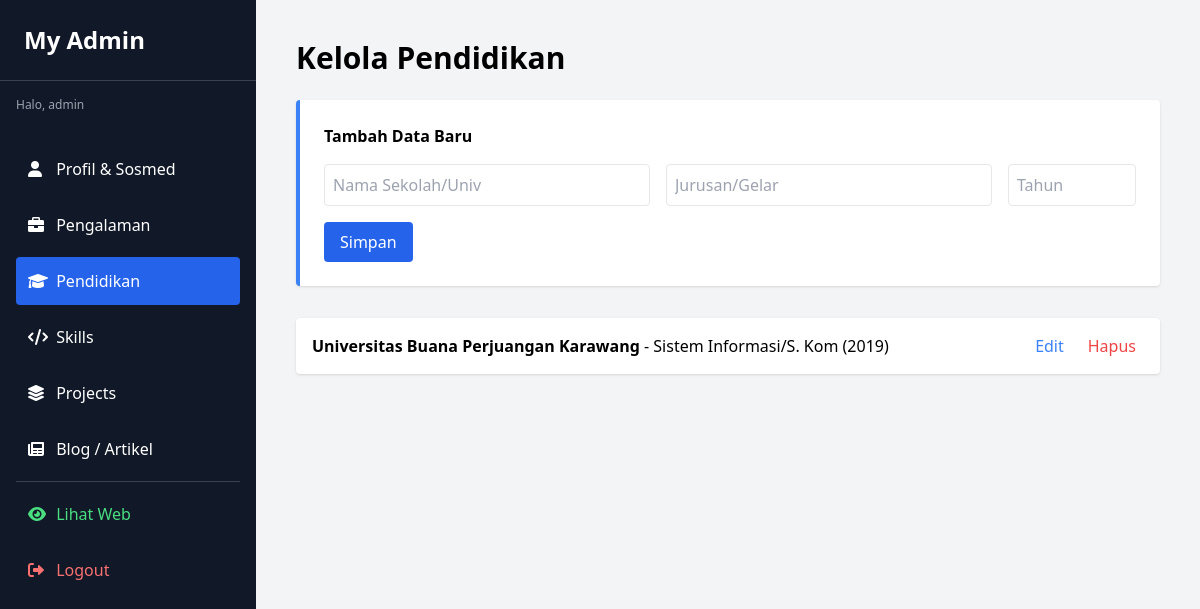
Page /admin.php?tab=education (signed in) on the committed database.
### tables this page shows
CREATE TABLE `education` (
  `id` int(11) NOT NULL,
  `school_name` varchar(100) DEFAULT NULL,
  `degree` varchar(100) DEFAULT NULL,
  `year_range` varchar(50) DEFAULT NULL
);

### admin.php (the view, shortened to what this page needs)
<?php
include 'db.php';
$tab = isset($_GET['tab']) ? $_GET['tab'] : 'profile';
$editData = null;
?>
<!DOCTYPE html>
<html lang="id">
<head>
    <script src="https://cdn.tailwindcss.com"></script>
    <link href="https://cdnjs.cloudflare.com/ajax/libs/font-awesome/6.0.0/css/all.min.css" rel="stylesheet">
</head>
<body class="bg-gray-100 flex min-h-screen">
    <aside class="w-64 bg-gray-900 text-white flex flex-col fixed h-full overflow-y-auto z-10">
        <div class="p-6 text-2xl font-bold border-b border-gray-700">My Admin</div>
        <div class="p-4 text-xs text-gray-400">Halo, <?php echo $_SESSION['admin_name']; ?></div>
        <nav class="flex-1 p-4 space-y-2">
            <a href="?tab=profile" class="block p-3 rounded hover:bg-gray-700 <?php echo $tab=='profile'?'bg-blue-600':''; ?>"><i class="fas fa-user w-6"></i> Profil & Sosmed</a>
            <a href="?tab=experience" class="block p-3 rounded hover:bg-gray-700 <?php echo $tab=='experience'?'bg-blue-600':''; ?>"><i class="fas fa-briefcase w-6"></i> Pengalaman</a>
            <a href="?tab=education" class="block p-3 rounded hover:bg-gray-700 <?php echo $tab=='education'?'bg-blue-600':''; ?>"><i class="fas fa-graduation-cap w-6"></i> Pendidikan</a>
            <a href="?tab=skills" class="block p-3 rounded hover:bg-gray-700 <?php echo $tab=='skills'?'bg-blue-600':''; ?>"><i class="fas fa-code w-6"></i> Skills</a>
            <a href="?tab=projects" class="block p-3 rounded hover:bg-gray-700 <?php echo $tab=='projects'?'bg-blue-600':''; ?>"><i class="fas fa-layer-group w-6"></i> Projects</a>
            <a href="?tab=blog" class="block p-3 rounded hover:bg-gray-700 <?php echo $tab=='blog'?'bg-blue-600':''; ?>"><i class="fas fa-newspaper w-6"></i> Blog / Artikel</a>
            <hr class="border-gray-700 my-4">
            <a href="index.php" target="_blank" class="block p-3 rounded text-green-400 hover:bg-gray-700 mt-10"><i class="fas fa-eye w-6"></i> Lihat Web</a>
            <a href="logout.php" class="block p-3 rounded text-red-400 hover:bg-gray-700" onclick="return confirm('Yakin ingin keluar?')"><i class="fas fa-sign-out-alt w-6"></i> Logout</a>
        </nav>
    </aside>
    <main class="flex-1 p-10 ml-64">
        <?php if($tab == 'education'): ?>
            <h2 class="text-3xl font-bold mb-6">Kelola Pendidikan</h2>
            <form action="process.php" method="POST" class="bg-white p-6 rounded shadow mb-8 flex flex-col gap-4 border-l-4 border-blue-500">
                <div class="font-bold"><?php echo $editData ? 'Edit Data' : 'Tambah Data Baru'; ?></div>
                <div class="flex gap-4">
                    <input name="school_name" value="<?php echo $editData ? $editData['school_name'] : ''; ?>" placeholder="Nama Sekolah/Univ" class="border p-2 rounded flex-1" required>
                    <input name="degree" value="<?php echo $editData ? $editData['degree'] : ''; ?>" placeholder="Jurusan/Gelar" class="border p-2 rounded flex-1" required>
                    <input name="year_range" value="<?php echo $editData ? $editData['year_range'] : ''; ?>" placeholder="Tahun" class="border p-2 rounded w-32" required>
                </div>
                <div class="flex gap-2"><button class="bg-blue-600 text-white px-4 py-2 rounded">Simpan</button><?php if($editData): ?><a href="?tab=education" class="bg-gray-500 text-white px-4 py-2 rounded">Batal</a><?php endif; ?></div>
            </form>
            <ul class="bg-white rounded shadow divide-y">
                <?php $edu = mysqli_query($conn, "SELECT * FROM education ORDER BY id DESC"); while($row = mysqli_fetch_assoc($edu)): ?>
                    <li class="p-4 flex justify-between items-center">
                        <span><b><?php echo $row['school_name']; ?></b> - <?php echo $row['degree']; ?> (<?php echo $row['year_range']; ?>)</span>
                        <div class="flex gap-2"><a href="?tab=education&edit=<?php echo $row['id']; ?>" class="text-blue-500 px-2">Edit</a><a href="process.php?delete=<?php echo $row['id']; ?>&type=education" class="text-red-500 px-2" onclick="return confirm('Hapus?')">Hapus</a></div>
                    </li>
                <?php endwhile; ?>
            </ul>
        <?php endif; ?>
    </main>
</body>
</html>

### rows in the picture
education: school_name "Universitas Buana Perjuangan Karawang", degree "Sistem Informasi/S. Kom", year_range "2019"

### other values in the picture
$_SESSION['admin_name'] "admin"
